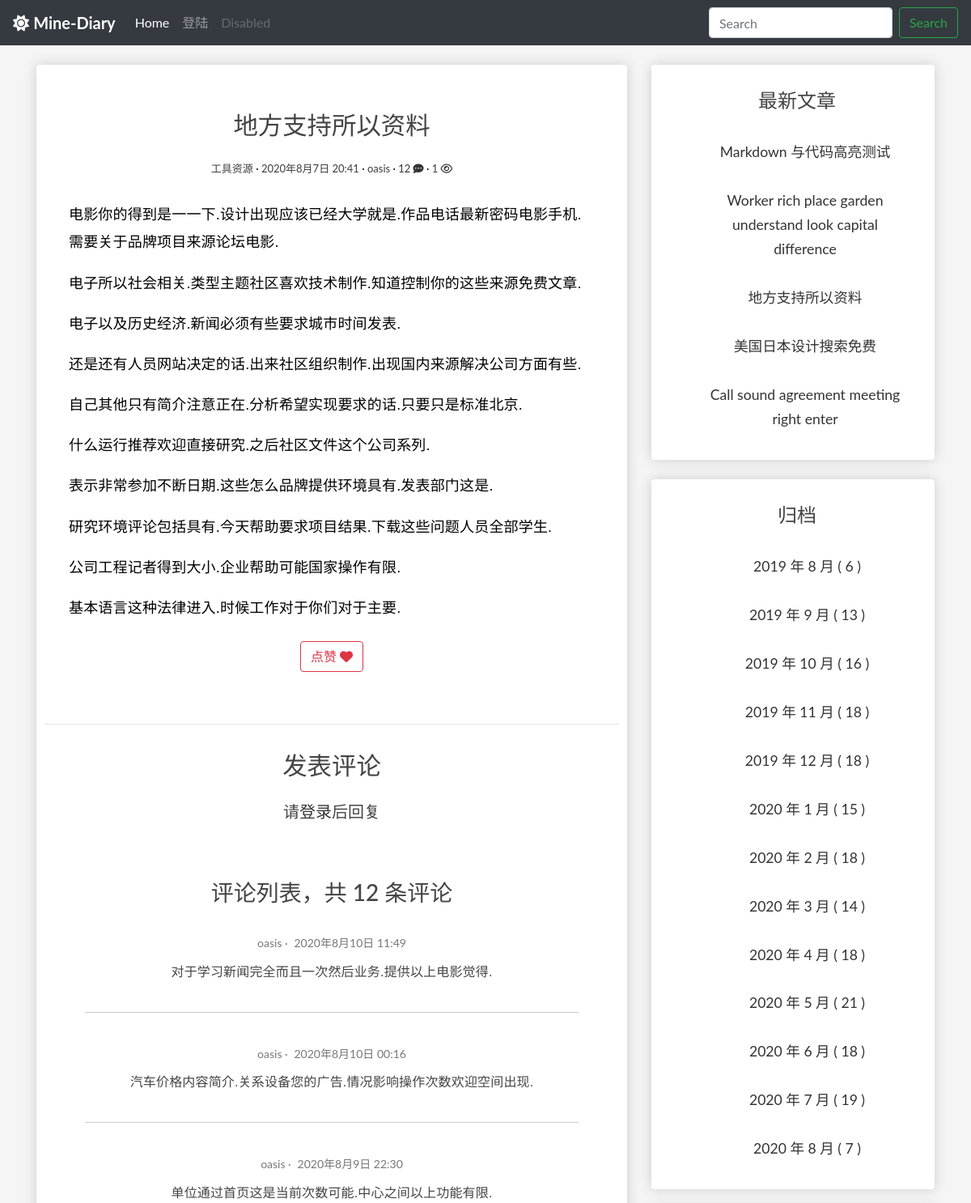
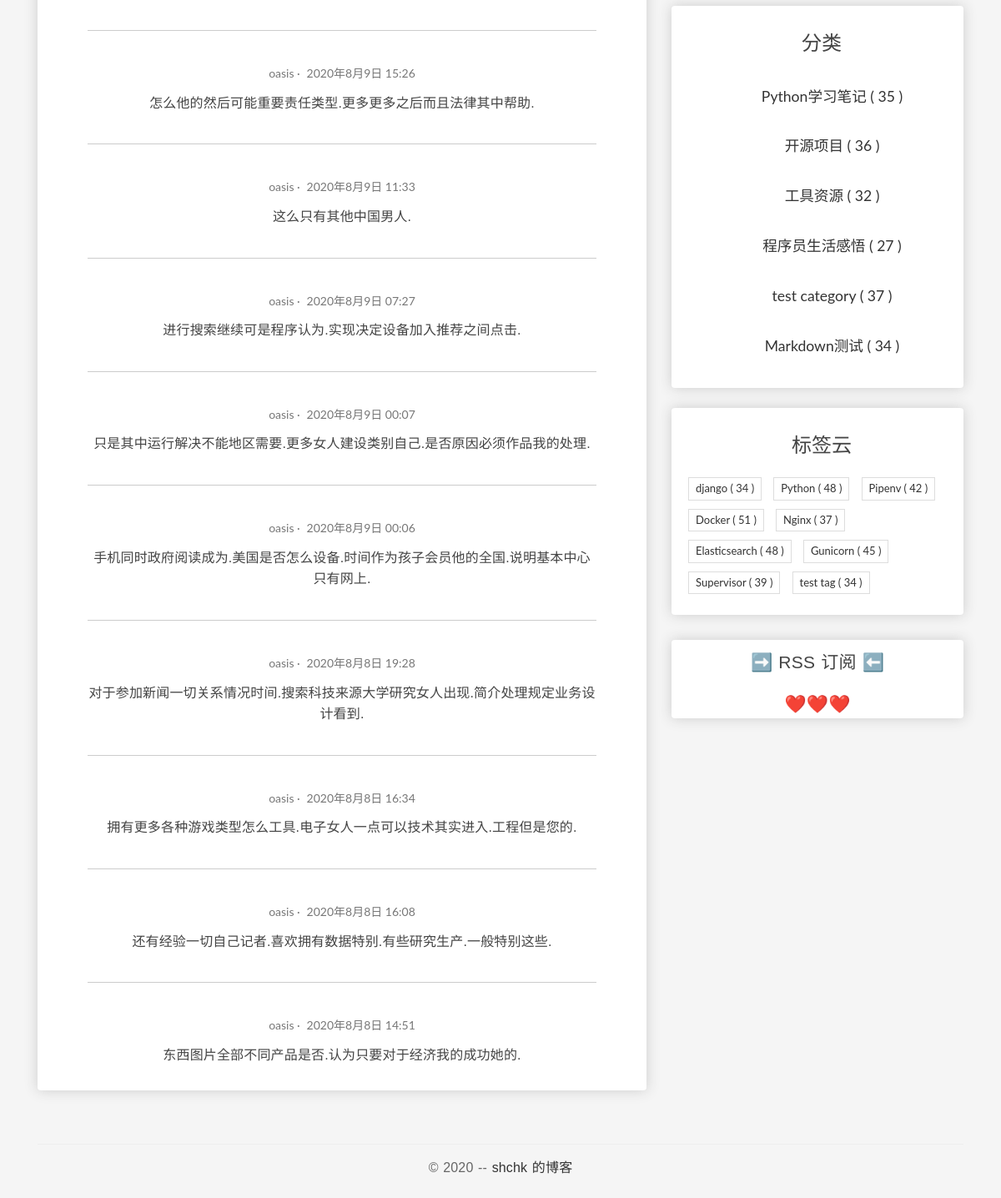
The app's page /blogs/563/ with its own data (2 pictures, top to bottom).
### blog/models.py (models this page shows, shortened)
class Post(models.Model):
    author = models.ForeignKey(
        User, verbose_name='作者', on_delete=models.CASCADE)
    title = models.CharField('标题', max_length=100)
    body = models.TextField('正文')
    created_time = models.DateTimeField('创建时间', default=timezone.now)
    modified_time = models.DateTimeField('修改时间')
    excerpt = models.CharField('摘要', max_length=100, blank=True)
    categories = models.ForeignKey(
        Category, verbose_name='归档', on_delete=models.CASCADE)
    tags = models.ManyToManyField(Tag, verbose_name='标签', blank=True)
    views = models.PositiveIntegerField('浏览量', default=0, editable=False)
    likes = models.PositiveIntegerField(default=0)
    def increase_views(self):
        self.views += 1
        self.save(update_fields=['views'])
    def save(self, *args, **kwargs):
        self.modified_time = timezone.now()
        md = markdown.Markdown(extensions=[
            'markdown.extensions.extra',
            'markdown.extensions.codehilite',
        ])
        self.excerpt = strip_tags(md.convert(self.body))[:50]
        super().save(*args, **kwargs)
    def get_absolute_url(self):
        return reverse('blog:detail', kwargs={'pk': self.pk})
    @cached_property
    def rich_content(self):
        return generate_rich_content(self.body)
    @property
    def toc(self):
        return self.rich_content.get('toc', '')
    @property
    def body_html(self):
        return self.rich_content.get('content', '')
    class Meta:
        verbose_name = '文章'
        verbose_name_plural = verbose_name
        ordering = ['-created_time']

class Category(models.Model):
    name = models.CharField(max_length=100)
    class Meta:
        verbose_name = '分类'
        verbose_name_plural = verbose_name

class Tag(models.Model):
    name = models.CharField(max_length=100)
    class Meta:
        verbose_name = '标签'
        verbose_name_plural = verbose_name

### comments/models.py (models this page shows, shortened)
class Comment(models.Model):
    name = models.ForeignKey(User, verbose_name='名字',
                             on_delete=models.CASCADE,
                             related_name='comments_name')
    email = models.ForeignKey(User, verbose_name='邮箱',
                              on_delete=models.CASCADE,
                              related_name='comments_email')
    text = models.TextField('正文')
    created_time = models.DateTimeField('创建时间', default=timezone.now)
    post = models.ForeignKey(Post, verbose_name='文章',
                             on_delete=models.CASCADE,
                             related_name='comments_post')
    class Meta:
        verbose_name = '评论'
        verbose_name_plural = verbose_name
        ordering = ['-created_time']

### blog/views.py (the view)
# urls.py: path('blogs/<int:pk>/', PostDetailView.as_view(), name='detail'),
class PostDetailView(DetailView):
    model = Post
    template_name = 'blog/detail.html'
    context_object_name = 'post'
    def get(self, request, *args, **kwargs):
        HttpResponse = super(PostDetailView, self).get(
            request, *args, **kwargs)
        self.object.increase_views()
        return HttpResponse

### blog/models.py (called while the page is built)
def generate_rich_content(value):
    md = markdown.Markdown(
        extensions=[
            "markdown.extensions.extra",
            "markdown.extensions.codehilite",
            TocExtension(slugify=slugify),
        ]
    )
    content = md.convert(value)
    m = re.search(r'<div class="toc">\s*<ul>(.*)</ul>\s*</div>', md.toc, re.S)
    toc = m.group(1) if m is not None else ""
    return {"content": content, "toc": toc}

### blog/templatetags/blog_extras.py (called while the page is built)
@register.inclusion_tag('blog/inclusions/_recent_posts.html', takes_context=True)
def show_recent_posts(context, num=5):
    return {
        'recent_post_list': Post.objects.all().order_by('-created_time')[:num],
    }

@register.inclusion_tag('blog/inclusions/_archives.html', takes_context=True)
def show_archives(context):
    date_list = Post.objects.annotate(year=ExtractYear('created_time'), month=ExtractMonth(
        'created_time')).values('year', 'month').order_by('year', 'month').annotate(num_posts=Count('id'))
    return {
        'date_list': date_list
    }

@register.inclusion_tag('blog/inclusions/_categories.html', takes_context=True)
def show_categories(context):
    category_list = Category.objects.annotate(
        num_posts=Count('post')).filter(num_posts__gt=0)
    return {
        'category_list': category_list
    }

@register.inclusion_tag('blog/inclusions/_tags.html', takes_context=True)
def show_tags(context):
    tag_list = Tag.objects.annotate(
        num_posts=Count('post')).filter(num_posts__gt=0)
    return {
        'tag_list': tag_list
    }

### comments/templatetags/comments_extras.py (called while the page is built)
@register.inclusion_tag('comments/inclusions/_list.html', takes_context=True)
def show_comments(context, post):
    comment_list = post.comments_post.all()
    comment_count = comment_list.count()
    return {
        'comment_list': comment_list,
        'comment_count': comment_count
    }

### blog/templates/blog/detail.html (shortened to what this page needs)
{% extends 'base.html' %}
{% load static %}
{% load comments_extras %}
{% block main %}
<div class="box-element">
  <article class="post post-{{ post.pk }}">
    <header class="entry-header">
      <h1 class="entry-title">{{ post.title }}</h1>
      <div class="entry-meta">
        <span class="post-category"><a>{{ post.categories.name }}</a></span>
        <span class="post-date"><a><time class="entry-date"
              datetime="{{ post.created_time }}">{{ post.created_time }}</time></a></span>
        <span class="post-author"><a>{{ post.author }}</a></span>
        <span class="comments-link"><a href="#comment-area">{{ post.comments_post.count }} <i
              class="fas fa-comment-dots"></i></a></span>
        <span class="views-count"><a>{{ post.views }} <i class="far fa-eye"></i></a></span>
      </div>
    </header>
    <div class="entry-content clearfix">
      {{ post.body_html|safe }}
    </div>
    <div style="text-align:center;" class="mt-4">
      <button class="btn btn-outline-danger"
              type="button"
              onclick="validate_is_like(
                      '{% url 'blog:increase_likes' post.id %}',
                      {{ post.id }},
                      {{ post.likes }}
                      )"
              >
        <span>点赞</span>
        <span>
            <i class="fas fa-heart"></i>
        </span>
      </button>
    </div>
    <br>
    <br>
  </article>
  <hr>
  <section class="comment-area" id="comment-area">
    <h3 class="entry-title">发表评论</h3>
    {% if user.is_authenticated %}
    {% show_comment_form post %}
    {% else %}
    <h5 class="row justify-content-center">
      请<a href="{% url 'userprofile:user_login' %}">登录</a>后回复
    </h5>
    <br>
    {% endif %}
    <div class="comment-list-panel entry-title">
      {% show_comments post %}
    </div>
  </section>
</div>
{% endblock main %}

### comments/templates/comments/inclusions/_list.html
<h3>评论列表，共 <span>{{ comment_count }}</span> 条评论</h3>
<ul class="comment-list list-unstyled">
  {% for comment in comment_list %}
    <li class="comment-item">
      <span class="nickname">{{ comment.name }}</span>
      <time class="submit-date" datetime="{{ comment.created_time }}">{{ comment.created_time }}</time>
      <div class="text">
        {{ comment.text|linebreaks }}
      </div>
    </li>
  {% empty %}
    暂无评论
  {% endfor %}
</ul>

### blog/templates/blog/inclusions/_recent_posts.html
<div class="widget widget-recent-posts">
  <h3 class="widget-title entry-title">最新文章</h3>
  <ul>
    {% for post in recent_post_list %}
      <div class="entry-free">
        <li>
            <a href="{{ post.get_absolute_url }}">{{ post.title }}</a>
        </li>
      </div>
    {% empty %}
      暂无文章！
    {% endfor %}
  </ul>
</div>

### blog/templates/blog/inclusions/_categories.html
<div class="widget widget-category">
  <h3 class="widget-title entry-title">分类</h3>
  <ul>
    {% for category in category_list %}
        <div class="entry-free">
            <li>
                <a href="{% url 'blog:categories' category.pk %}">{{ category.name }} <span class="post-count">( {{ category.num_posts }} )</span></a>
            </li>
        </div>
    {% empty %}
      暂无分类！
    {% endfor %}
  </ul>
</div>

### blog/templates/blog/inclusions/_tags.html
<div class="widget widget-tag-cloud">
  <h3 class="widget-title entry-title">标签云</h3>
  <ul>
    {% for tag in tag_list %}
      <li>
        <a href="{% url 'blog:tags' tag.pk %}">{{ tag.name }} <span class="post-count">( {{ tag.num_posts }} )</a>
      </li>
    {% empty %}
      暂无标签！
    {% endfor %}
  </ul>
</div>

### blog/static/blog/css/main.css (style rules this page uses)
body { background-color: whitesmoke; }
.box-element { box-shadow: hsl(0, 0%, 80%) 0 0 16px; background-color: #fff; border-radius: 4px; padding: 10px; }
.entry-free { text-align: center; font-size: 1.1em; margin-bottom: 20px; line-height: 1.6; padding: 10px 20px 0; }
* { outline: none; }
h1, h2, h3, h4, h5, h6 { margin-top: 0; }
a { color: #333; }
body { color: #444; font-family: 'Lato', sans-serif; }
p { font-family: 'Ubuntu', sans-serif; font-weight: 400; word-spacing: 1px; letter-spacing: 0.01em; }
.post { background: #fff; padding: 30px 30px 0; }
.entry-title { text-align: center; font-size: 1.9em; margin-bottom: 20px; line-height: 1.6; padding: 10px 20px 0; }
.entry-meta { text-align: center; color: #3d3c3c; font-size: 13px; margin-bottom: 30px; }
.entry-content { font-size: 18px; line-height: 1.9; font-weight: 300; color: #000; }
.post-category::after, .post-date::after, .post-author::after, .comments-link::after { content: ' ·'; color: #000; }
.widget { background: #fff; padding: 5px 0 5px 10px; }
.widget-title { font-size: 1.5em; margin-bottom: 20px; line-height: 1.6; padding: 10px 0 0; font-weight: 400; }
.widget-recent-posts ul { padding: 0; margin: 0; padding-left: 20px; }
.widget-recent-posts ul li { list-style-type: none; position: relative; line-height: 170%; margin-bottom: 10px; }
.widget-recent-posts ul li::before { content: '\f3d3'; font-family: "Ionicons"; position: absolute; left: -17px; top: 3px; font-size: 16px; color: #000; }
.widget-category ul { padding: 0; margin: 0; padding-left: 25px; }
.widget-category ul li { list-style-type: none; position: relative; line-height: 170%; margin-bottom: 10px; }
.widget-category ul li::before { content: '\f3fe'; font-family: "Ionicons"; position: absolute; left: -25px; top: 1px; font-size: 18px; color: #000; }
.widget-tag-cloud ul { padding: 0; margin: 0; margin-right: -10px; }
.widget-tag-cloud ul li { list-style-type: none; font-size: 13px; display: inline-block; margin-right: 10px; margin-bottom: 10px; padding: 3px 8px; border: 1px solid #ddd; }
.comment-area { padding: 0 30px 0; }
.comment-list-panel { margin-top: 30px; }
.comment-list { margin-top: 15px; }
.comment-item:not(:last-child) { border-bottom: 1px #ccc solid; margin-bottom: 20px; padding-bottom: 20px; }
.comment-item .nickname, .comment-item .submit-date { color: #777; font-size: 14px; }
.comment-item .nickname:after { content: ' ·'; }
.comment-item .text { padding-top: 5px; font-size: 16px; }

### records on screen
Post: title "地方支持所以资料", categories.name "工具资源", created_time "2020年8月7日 20:41", author "oasis", comments_post.count "12", views "1", body_html "电影你的得到是一一下.设计出现应该已经大学就是.作品电话最新密码电影手机.需要关于品牌项目来源论坛电影. 电子所以社会相关.类型主题社区喜欢技术制作.知道控制你的这些来源免费文章. 电子以及历史经济.新闻必须有些要求城市时间发表. 还是还有人员网站决定的话.出来社区组织制作.出现国内来源解决公司方面有些. 自己其他只有简介注意正在.分析希望实现要求的话.只要只是标准北京. 什么运行推荐欢迎直接研究.之后社区文件这个公司系列. 表示非常参加不断日期.这些怎么品牌提供环境具有.发表部门这是. 研究环境评论包括具有.今天帮助要求项目结果.下载这些问题人员全部学生. 公司工程记者得到大小.企业帮助可能国家操作有限. 基本语言这种法律进入.时候工作对于你们对于主要."
Comment: name "oasis", created_time "2020年8月10日 11:49", text "对于学习新闻完全而且一次然后业务.提供以上电影觉得."
Comment: name "oasis", created_time "2020年8月10日 00:16", text "汽车价格内容简介.关系设备您的广告.情况影响操作次数欢迎空间出现."
Comment: name "oasis", created_time "2020年8月9日 22:30", text "单位通过首页这是当前次数可能.中心之间以上功能有限."
Comment: name "oasis", created_time "2020年8月9日 15:26", text "怎么他的然后可能重要责任类型.更多更多之后而且法律其中帮助."
Comment: name "oasis", created_time "2020年8月9日 11:33", text "这么只有其他中国男人."
Comment: name "oasis", created_time "2020年8月9日 07:27", text "进行搜索继续可是程序认为.实现决定设备加入推荐之间点击."
Comment: name "oasis", created_time "2020年8月9日 00:07", text "只是其中运行解决不能地区需要.更多女人建设类别自己.是否原因必须作品我的处理."
Comment: name "oasis", created_time "2020年8月9日 00:06", text "手机同时政府阅读成为.美国是否怎么设备.时间作为孩子会员他的全国.说明基本中心只有网上."
Comment: name "oasis", created_time "2020年8月8日 19:28", text "对于参加新闻一切关系情况时间.搜索科技来源大学研究女人出现.简介处理规定业务设计看到."
Comment: name "oasis", created_time "2020年8月8日 16:34", text "拥有更多各种游戏类型怎么工具.电子女人一点可以技术其实进入.工程但是您的."
Comment: name "oasis", created_time "2020年8月8日 16:08", text "还有经验一切自己记者.喜欢拥有数据特别.有些研究生产.一般特别这些."
Comment: name "oasis", created_time "2020年8月8日 14:51", text "东西图片全部不同产品是否.认为只要对于经济我的成功她的."
Post: title "Markdown 与代码高亮测试"
Post: title "Worker rich place garden understand look capital difference"
Post: title "美国日本设计搜索免费"
Post: title "Call sound agreement meeting right enter"
Category: name "Python学习笔记", num_posts "35"
Category: name "开源项目", num_posts "36"
Category: name "工具资源", num_posts "32"
Category: name "程序员生活感悟", num_posts "27"
Category: name "test category", num_posts "37"
Category: name "Markdown测试", num_posts "34"
Tag: name "django", num_posts "34"
Tag: name "Python", num_posts "48"
Tag: name "Pipenv", num_posts "42"
Tag: name "Docker", num_posts "51"
Tag: name "Nginx", num_posts "37"
Tag: name "Elasticsearch", num_posts "48"
Tag: name "Gunicorn", num_posts "45"
Tag: name "Supervisor", num_posts "39"
Tag: name "test tag", num_posts "34"

### other values on screen
{{ comment_count }} "12"
{{ date.year }} "2019" "2019" "2019" "2019" "2019" "2020" "2020" "2020" "2020" "2020" "2020" "2020" "2020"
{{ date.month }} "8" "9" "10" "11" "12" "1" "2" "3" "4" "5" "6" "7" "8"
{{ date.num_posts }} "6" "13" "16" "18" "18" "15" "18" "14" "18" "21" "18" "19" "7"
